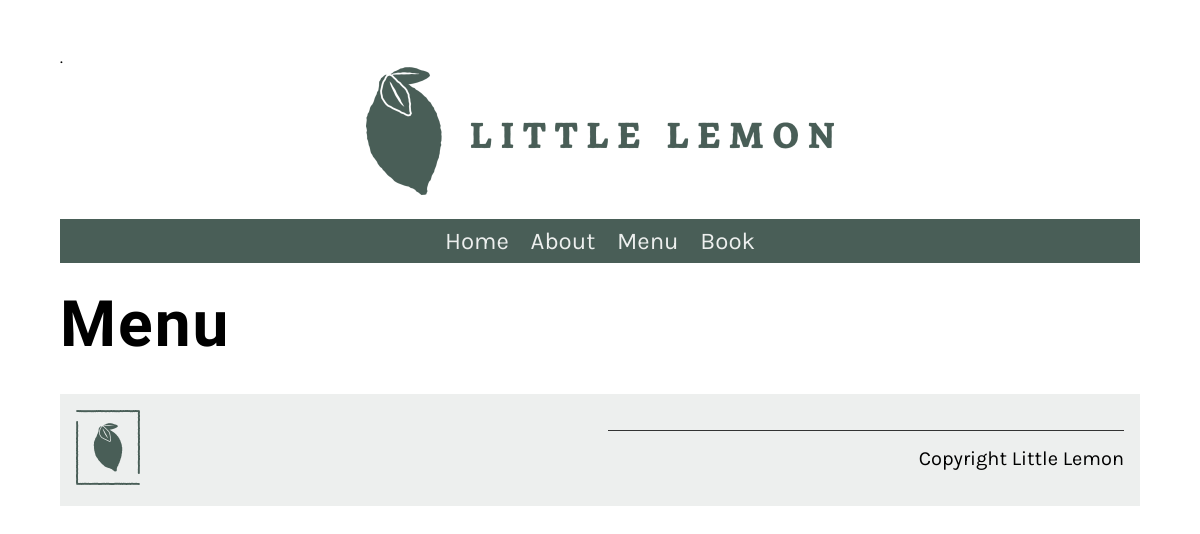
The app's page /menu/, older data.
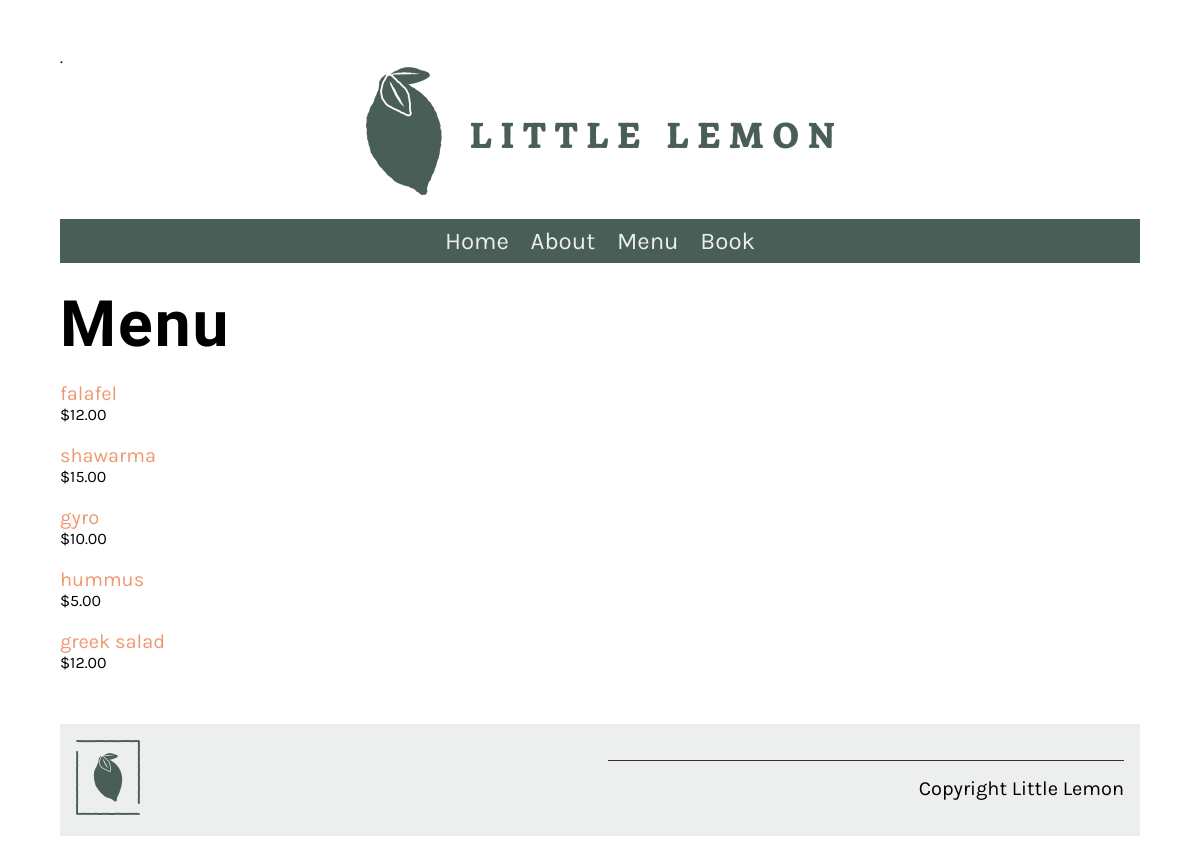
The same page, newer data.
### myapp/models.py (models this page shows, shortened)
class Menu(models.Model):
    name = models.CharField(max_length = 200)
    price = models.IntegerField()
    description = models.TextField(max_length=1000, default='')

### myapp/views.py (the view)
# urls.py: path('menu/', views.menu, name = "menu"),
def menu(request):
    menu_data = Menu.objects.all()
    main_data = {"menu": menu_data}
    return render(request, "menu.html", {"menu": main_data})

### myapp/templates/menu.html
{% extends "base.html" %}
{% load static %}
{% block content %}
<h1>Menu</h1>
<div class="column">
    {% if menu %}
    {% for item in menu.menu%}
    <p>
        <a href="{% url 'menu_item' pk=item.pk %}">
            {{ item.name }}
        </a>
                <span class="menu-price">
                    ${{ item.price }}.00
                </span>
    </p>
    {% endfor %}
    {% else %}
        <p>No Item to Display</p>
    {% endif %}
</div>
{% endblock %}

Row changes from the older to the newer data that the page shows:
added Menu: name "falafel", price "12"
added Menu: name "shawarma", price "15"
added Menu: name "gyro", price "10"
added Menu: name "hummus", price "5"
added Menu: name "greek salad", price "12"
